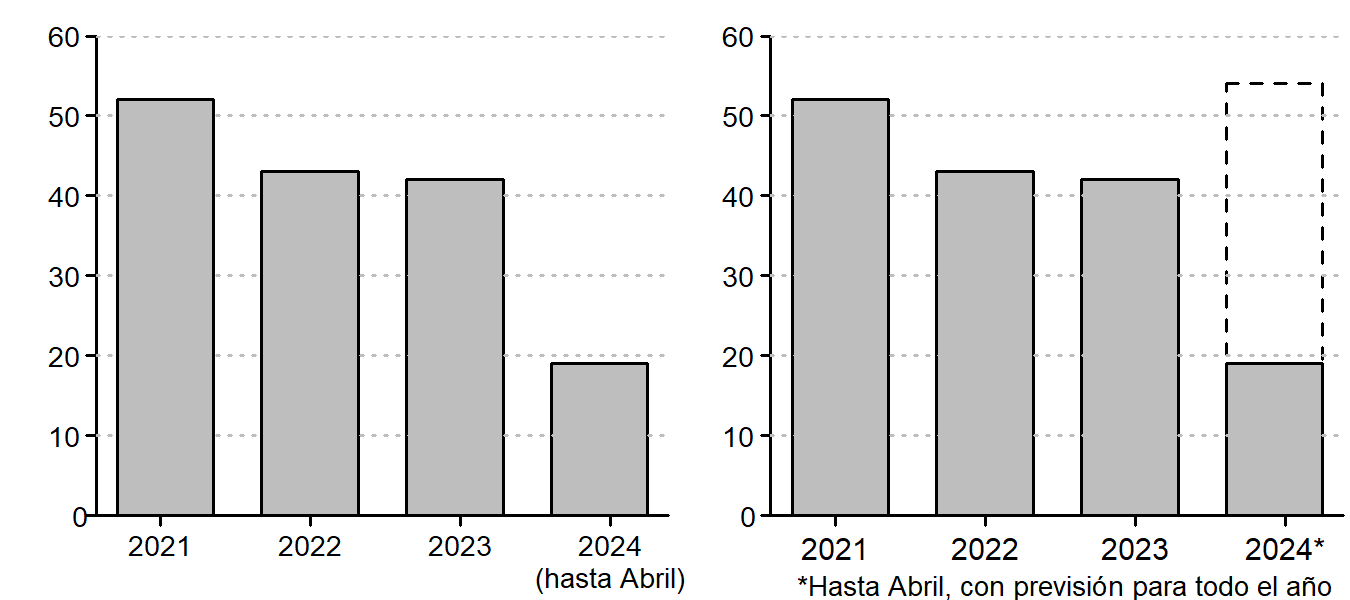

Write the R code that produced this figure.
library(png)
datos = c(52, 43, 42, 19)

png("escalaHorizontalBarras.png", width=1350, height=600, res = 300)
par(mar=c(1.3, 1.5, 0.5, 0) + 0.1, mgp = c(0,0,0), mfrow=c(1,2))
t=0.6

barplot(height=datos, width = 0.9, space = 0.5,
        xlab="", ylab="", 
        ylim=c(0, 60), xpd = FALSE,  yaxt='n',
)
axis(1, at=c(0.85, 2.25, 3.65, 5.05), labels = c("2021", "2022", "2023", "2024"), 
     tck=-0.02, cex.axis=t-0.05, padj = -0.4)
axis(2, at=seq(0, 60, 10), las=1, tck=-0.02, hadj = 1.5, cex.axis=t-0.05)
box(bty="l")
text(5.05, -8, "(hasta Abril)", xpd=NA, cex = t-0.05)
abline(h = c(10, 20, 30, 40, 50, 60), lty = 3, col = "grey")


barplot(height=datos, width = 0.9, space = 0.5,
        xlab="", ylab="", 
        ylim=c(0,60), xpd = FALSE,  yaxt='n',
)
rect(4.5, 19, 5.4, 54, col = NA, lty = 2)

axis(1, at=c(00.85, 2.25, 3.65, 5.05), labels = c("2021", "2022", "2023", "2024*"), 
     tck=-0.02, cex.axis=t, padj = -0.2)
axis(2, at=seq(10, 60, 10), las=1, tck=-0.02, hadj = 1.5, cex.axis=t-0.05)
axis(2, at=0, las=1, tck=-0.02, hadj = 1.9, cex.axis=t-0.05)
box(bty="l")
text(3, -9, "*Hasta Abril, con previsión para todo el año", xpd=NA, cex = t-0.05)
abline(h = c(10, 20, 30, 40, 50, 60), lty = 3, col = "grey")

dev.off()
